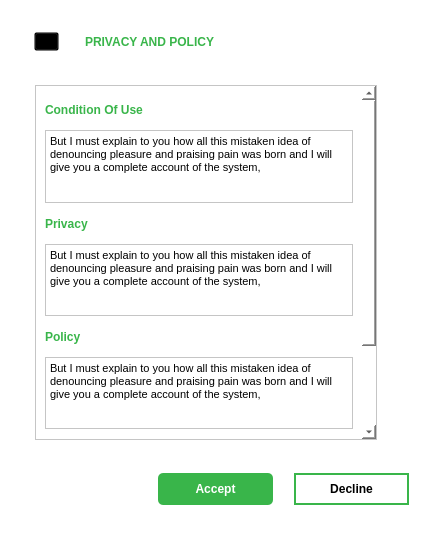
<?xml version="1.0" encoding="UTF-8"?>
<ui version="4.0">
 <class>MainWindow</class>
 <widget class="QMainWindow" name="MainWindow">
  <property name="geometry">
   <rect>
    <x>0</x>
    <y>0</y>
    <width>431</width>
    <height>533</height>
   </rect>
  </property>
  <property name="windowTitle">
   <string>MainWindow</string>
  </property>
  <property name="styleSheet">
   <string notr="true">background-color: rgb(255, 255, 255);</string>
  </property>
  <widget class="QWidget" name="centralwidget">
   <widget class="QLabel" name="label">
    <property name="geometry">
     <rect>
      <x>0</x>
      <y>0</y>
      <width>431</width>
      <height>533</height>
     </rect>
    </property>
    <property name="text">
     <string/>
    </property>
   </widget>
   <widget class="QLabel" name="PrivacyPolicyLabel">
    <property name="geometry">
     <rect>
      <x>85</x>
      <y>28</y>
      <width>271</width>
      <height>28</height>
     </rect>
    </property>
    <property name="styleSheet">
     <string notr="true">#PrivacyPolicyLabel{
font: 63 23px &quot;Montserrat&quot;;
color: rgb(57, 181, 74);
font-weight: 600;

}</string>
    </property>
    <property name="text">
     <string>PRIVACY AND POLICY</string>
    </property>
   </widget>
   <widget class="QPushButton" name="BackpushButton">
    <property name="geometry">
     <rect>
      <x>34</x>
      <y>32</y>
      <width>25</width>
      <height>19</height>
     </rect>
    </property>
    <property name="styleSheet">
     <string notr="true">
#BackpushButton{
background:transparent;
image: url(:/newPrefix/BackGreenIcon.png);	


}</string>
    </property>
    <property name="text">
     <string/>
    </property>
   </widget>
   <widget class="QScrollArea" name="scrollArea">
    <property name="geometry">
     <rect>
      <x>35</x>
      <y>85</y>
      <width>342</width>
      <height>355</height>
     </rect>
    </property>
    <property name="minimumSize">
     <size>
      <width>342</width>
      <height>355</height>
     </size>
    </property>
    <property name="styleSheet">
     <string notr="true">background-color: rgb(255, 255, 255);</string>
    </property>
    <property name="widgetResizable">
     <bool>true</bool>
    </property>
    <widget class="QWidget" name="scrollAreaWidgetContents">
     <property name="geometry">
      <rect>
       <x>0</x>
       <y>0</y>
       <width>323</width>
       <height>465</height>
      </rect>
     </property>
     <layout class="QVBoxLayout" name="verticalLayout">
      <item>
       <widget class="QLabel" name="ConditionLabel">
        <property name="minimumSize">
         <size>
          <width>305</width>
          <height>29</height>
         </size>
        </property>
        <property name="styleSheet">
         <string notr="true">#ConditionLabel{
font:  16pt &quot;Montserrat&quot;;
font-weight: 600;
color: rgb(57, 181, 74);
	background-color: rgb(255, 255, 255);



}</string>
        </property>
        <property name="text">
         <string>Condition Of Use</string>
        </property>
       </widget>
      </item>
      <item>
       <widget class="QTextEdit" name="textEdit">
        <property name="minimumSize">
         <size>
          <width>305</width>
          <height>73</height>
         </size>
        </property>
        <property name="styleSheet">
         <string notr="true">background-color: rgb(255, 255, 255);</string>
        </property>
        <property name="html">
         <string>&lt;!DOCTYPE HTML PUBLIC &quot;-//W3C//DTD HTML 4.0//EN&quot; &quot;http://www.w3.org/TR/REC-html40/strict.dtd&quot;&gt;
&lt;html&gt;&lt;head&gt;&lt;meta name=&quot;qrichtext&quot; content=&quot;1&quot; /&gt;&lt;style type=&quot;text/css&quot;&gt;
p, li { white-space: pre-wrap; }
&lt;/style&gt;&lt;/head&gt;&lt;body style=&quot; font-family:'MS Shell Dlg 2'; font-size:8.25pt; font-weight:400; font-style:normal;&quot;&gt;
&lt;p style=&quot; margin-top:0px; margin-bottom:0px; margin-left:0px; margin-right:0px; -qt-block-indent:0; text-indent:0px;&quot;&gt;But I must explain to you how all this mistaken idea of denouncing pleasure and praising pain was born and I will give you a complete account of the system, &lt;/p&gt;&lt;/body&gt;&lt;/html&gt;</string>
        </property>
       </widget>
      </item>
      <item>
       <widget class="QLabel" name="PrivacyLabel">
        <property name="minimumSize">
         <size>
          <width>305</width>
          <height>29</height>
         </size>
        </property>
        <property name="styleSheet">
         <string notr="true">#PrivacyLabel{
font:  16pt &quot;Montserrat&quot;;
font-weight: 600;
color: rgb(57, 181, 74);
	background-color: rgb(255, 255, 255);



}</string>
        </property>
        <property name="text">
         <string>Privacy</string>
        </property>
       </widget>
      </item>
      <item>
       <widget class="QTextEdit" name="textEdit_2">
        <property name="minimumSize">
         <size>
          <width>305</width>
          <height>72</height>
         </size>
        </property>
        <property name="styleSheet">
         <string notr="true">background-color: rgb(255, 255, 255);</string>
        </property>
        <property name="html">
         <string>&lt;!DOCTYPE HTML PUBLIC &quot;-//W3C//DTD HTML 4.0//EN&quot; &quot;http://www.w3.org/TR/REC-html40/strict.dtd&quot;&gt;
&lt;html&gt;&lt;head&gt;&lt;meta name=&quot;qrichtext&quot; content=&quot;1&quot; /&gt;&lt;style type=&quot;text/css&quot;&gt;
p, li { white-space: pre-wrap; }
&lt;/style&gt;&lt;/head&gt;&lt;body style=&quot; font-family:'MS Shell Dlg 2'; font-size:8.25pt; font-weight:400; font-style:normal;&quot;&gt;
&lt;p style=&quot; margin-top:0px; margin-bottom:0px; margin-left:0px; margin-right:0px; -qt-block-indent:0; text-indent:0px;&quot;&gt;But I must explain to you how all this mistaken idea of denouncing pleasure and praising pain was born and I will give you a complete account of the system, &lt;/p&gt;&lt;/body&gt;&lt;/html&gt;</string>
        </property>
       </widget>
      </item>
      <item>
       <widget class="QLabel" name="PolicyLabel">
        <property name="minimumSize">
         <size>
          <width>305</width>
          <height>29</height>
         </size>
        </property>
        <property name="styleSheet">
         <string notr="true">#PolicyLabel{
font:  16pt &quot;Montserrat&quot;;
font-weight: 600;
color: rgb(57, 181, 74);
	background-color: rgb(255, 255, 255);



}</string>
        </property>
        <property name="text">
         <string>Policy</string>
        </property>
       </widget>
      </item>
      <item>
       <widget class="QTextEdit" name="textEdit_3">
        <property name="minimumSize">
         <size>
          <width>305</width>
          <height>72</height>
         </size>
        </property>
        <property name="styleSheet">
         <string notr="true">background-color: rgb(255, 255, 255);</string>
        </property>
        <property name="html">
         <string>&lt;!DOCTYPE HTML PUBLIC &quot;-//W3C//DTD HTML 4.0//EN&quot; &quot;http://www.w3.org/TR/REC-html40/strict.dtd&quot;&gt;
&lt;html&gt;&lt;head&gt;&lt;meta name=&quot;qrichtext&quot; content=&quot;1&quot; /&gt;&lt;style type=&quot;text/css&quot;&gt;
p, li { white-space: pre-wrap; }
&lt;/style&gt;&lt;/head&gt;&lt;body style=&quot; font-family:'MS Shell Dlg 2'; font-size:8.25pt; font-weight:400; font-style:normal;&quot;&gt;
&lt;p style=&quot; margin-top:0px; margin-bottom:0px; margin-left:0px; margin-right:0px; -qt-block-indent:0; text-indent:0px;&quot;&gt;But I must explain to you how all this mistaken idea of denouncing pleasure and praising pain was born and I will give you a complete account of the system, &lt;/p&gt;&lt;/body&gt;&lt;/html&gt;</string>
        </property>
       </widget>
      </item>
      <item>
       <widget class="QLabel" name="Label_2">
        <property name="minimumSize">
         <size>
          <width>305</width>
          <height>29</height>
         </size>
        </property>
        <property name="styleSheet">
         <string notr="true">#Label_2{
font:  16pt &quot;Montserrat&quot;;
font-weight: 600;
color: rgb(57, 181, 74);
	background-color: rgb(255, 255, 255);



}</string>
        </property>
        <property name="text">
         <string>Policy</string>
        </property>
       </widget>
      </item>
      <item>
       <widget class="QTextEdit" name="textEdit_4">
        <property name="minimumSize">
         <size>
          <width>305</width>
          <height>72</height>
         </size>
        </property>
        <property name="styleSheet">
         <string notr="true">background-color: rgb(255, 255, 255);</string>
        </property>
        <property name="html">
         <string>&lt;!DOCTYPE HTML PUBLIC &quot;-//W3C//DTD HTML 4.0//EN&quot; &quot;http://www.w3.org/TR/REC-html40/strict.dtd&quot;&gt;
&lt;html&gt;&lt;head&gt;&lt;meta name=&quot;qrichtext&quot; content=&quot;1&quot; /&gt;&lt;style type=&quot;text/css&quot;&gt;
p, li { white-space: pre-wrap; }
&lt;/style&gt;&lt;/head&gt;&lt;body style=&quot; font-family:'MS Shell Dlg 2'; font-size:8.25pt; font-weight:400; font-style:normal;&quot;&gt;
&lt;p style=&quot; margin-top:0px; margin-bottom:0px; margin-left:0px; margin-right:0px; -qt-block-indent:0; text-indent:0px;&quot;&gt;But I must explain to you how all this mistaken idea of denouncing pleasure and praising pain was born and I will give you a complete account of the system, &lt;/p&gt;&lt;/body&gt;&lt;/html&gt;</string>
        </property>
       </widget>
      </item>
     </layout>
    </widget>
   </widget>
   <widget class="QPushButton" name="AcceptPushBtn">
    <property name="geometry">
     <rect>
      <x>158</x>
      <y>473</y>
      <width>115</width>
      <height>32</height>
     </rect>
    </property>
    <property name="styleSheet">
     <string notr="true">#AcceptPushBtn{
	font: 75 10px &quot;Montserrat&quot;;
font-weight:900;
	color: rgb(255, 255, 255);
background-color: rgb(57, 181, 74);
border-radius: 5px;
}</string>
    </property>
    <property name="text">
     <string>Accept</string>
    </property>
   </widget>
   <widget class="QPushButton" name="DeclinePushBtn">
    <property name="geometry">
     <rect>
      <x>294</x>
      <y>473</y>
      <width>115</width>
      <height>32</height>
     </rect>
    </property>
    <property name="styleSheet">
     <string notr="true">#DeclinePushBtn{
font: 75 10px &quot;Montserrat&quot;;
font-weight:900;
	color: rgb(0, 0, 0);
border: 2px solid #39B54A;
opacity: 1;

}</string>
    </property>
    <property name="text">
     <string>Decline</string>
    </property>
   </widget>
  </widget>
 </widget>
 <resources>
  <include location="BackGreenIcon.qrc"/>
 </resources>
 <connections/>
</ui>
